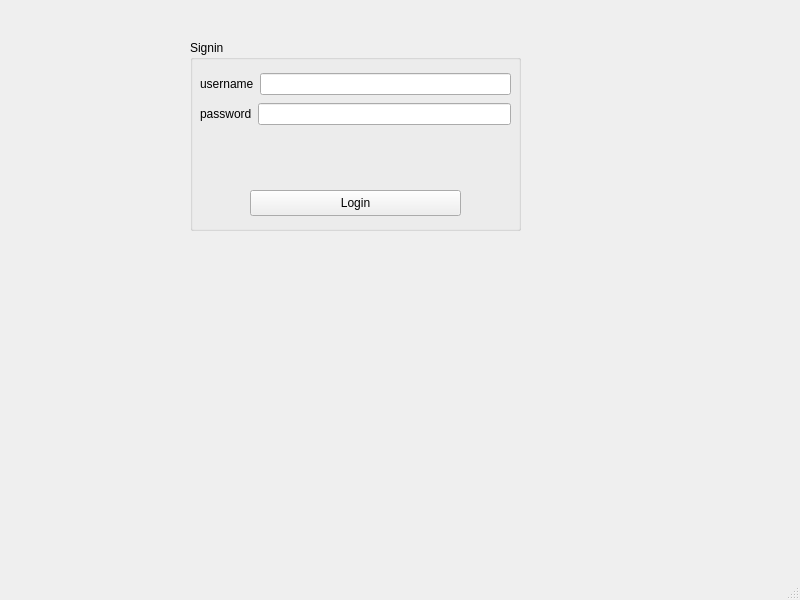
<?xml version="1.0" encoding="UTF-8"?>
<ui version="4.0">
 <class>MainWindow</class>
 <widget class="QMainWindow" name="MainWindow">
  <property name="geometry">
   <rect>
    <x>0</x>
    <y>0</y>
    <width>800</width>
    <height>600</height>
   </rect>
  </property>
  <property name="windowTitle">
   <string>MainWindow</string>
  </property>
  <widget class="QWidget" name="centralwidget">
   <widget class="QGroupBox" name="groupBox">
    <property name="geometry">
     <rect>
      <x>190</x>
      <y>40</y>
      <width>331</width>
      <height>191</height>
     </rect>
    </property>
    <property name="sizePolicy">
     <sizepolicy hsizetype="Expanding" vsizetype="Fixed">
      <horstretch>0</horstretch>
      <verstretch>0</verstretch>
     </sizepolicy>
    </property>
    <property name="title">
     <string>Signin</string>
    </property>
    <widget class="QPushButton" name="login">
     <property name="geometry">
      <rect>
       <x>60</x>
       <y>150</y>
       <width>211</width>
       <height>26</height>
      </rect>
     </property>
     <property name="sizePolicy">
      <sizepolicy hsizetype="Expanding" vsizetype="Preferred">
       <horstretch>0</horstretch>
       <verstretch>0</verstretch>
      </sizepolicy>
     </property>
     <property name="text">
      <string>Login</string>
     </property>
    </widget>
    <widget class="QWidget" name="">
     <property name="geometry">
      <rect>
       <x>10</x>
       <y>60</y>
       <width>311</width>
       <height>28</height>
      </rect>
     </property>
     <layout class="QHBoxLayout" name="horizontalLayout_2">
      <item>
       <widget class="QLabel" name="label_2">
        <property name="text">
         <string>password</string>
        </property>
       </widget>
      </item>
      <item>
       <widget class="QLineEdit" name="password"/>
      </item>
     </layout>
    </widget>
    <widget class="QWidget" name="">
     <property name="geometry">
      <rect>
       <x>10</x>
       <y>30</y>
       <width>311</width>
       <height>28</height>
      </rect>
     </property>
     <layout class="QHBoxLayout" name="horizontalLayout">
      <item>
       <widget class="QLabel" name="label">
        <property name="text">
         <string>username</string>
        </property>
       </widget>
      </item>
      <item>
       <widget class="QLineEdit" name="username"/>
      </item>
     </layout>
    </widget>
   </widget>
   <widget class="QLabel" name="labelPic">
    <property name="geometry">
     <rect>
      <x>20</x>
      <y>70</y>
      <width>151</width>
      <height>151</height>
     </rect>
    </property>
    <property name="text">
     <string/>
    </property>
   </widget>
  </widget>
  <widget class="QMenuBar" name="menubar">
   <property name="geometry">
    <rect>
     <x>0</x>
     <y>0</y>
     <width>800</width>
     <height>23</height>
    </rect>
   </property>
  </widget>
  <widget class="QStatusBar" name="statusbar"/>
 </widget>
 <resources/>
 <connections/>
</ui>
